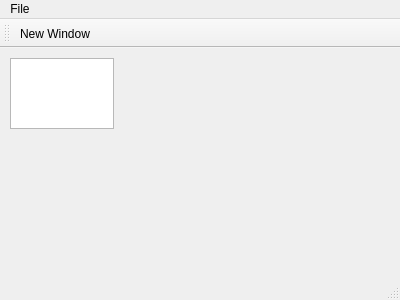
<?xml version="1.0" encoding="UTF-8"?>
<ui version="4.0">
 <class>MainWindow</class>
 <widget class="QMainWindow" name="MainWindow">
  <property name="geometry">
   <rect>
    <x>0</x>
    <y>0</y>
    <width>400</width>
    <height>300</height>
   </rect>
  </property>
  <property name="windowTitle">
   <string>MainWindow</string>
  </property>
  <widget class="QWidget" name="centralWidget">
   <widget class="QPlainTextEdit" name="plainTextEdit">
    <property name="geometry">
     <rect>
      <x>10</x>
      <y>10</y>
      <width>104</width>
      <height>71</height>
     </rect>
    </property>
   </widget>
  </widget>
  <widget class="QMenuBar" name="menuBar">
   <property name="geometry">
    <rect>
     <x>0</x>
     <y>0</y>
     <width>400</width>
     <height>21</height>
    </rect>
   </property>
   <widget class="QMenu" name="menuFile">
    <property name="title">
     <string>File</string>
    </property>
    <addaction name="actionNew_Window"/>
   </widget>
   <addaction name="menuFile"/>
  </widget>
  <widget class="QToolBar" name="mainToolBar">
   <attribute name="toolBarArea">
    <enum>TopToolBarArea</enum>
   </attribute>
   <attribute name="toolBarBreak">
    <bool>false</bool>
   </attribute>
   <addaction name="actionNew_Window"/>
  </widget>
  <widget class="QStatusBar" name="statusBar"/>
  <action name="actionNew_Window">
   <property name="text">
    <string>New Window</string>
   </property>
  </action>
 </widget>
 <layoutdefault spacing="6" margin="11"/>
 <resources/>
 <connections/>
</ui>
